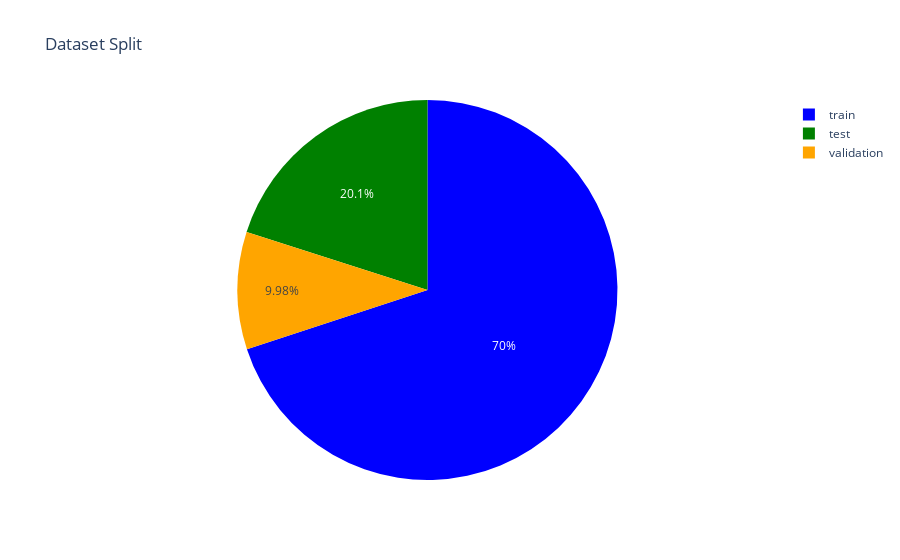

The cell this chart's notebook holds for it:
### Code cell
import plotly.express as px
import pandas as pd

# Assuming you have separate lists for "Set" and "Count"
sets = ["train", "test", "validation"]
counts = [1472, 422, 210]

# Create the DataFrame
df_sets = pd.DataFrame({'Set': sets, 'Count': counts})

# Create the pie chart
fig = px.pie(df_sets, 
             values='Count', 
             names='Set', 
             title='Dataset Split',
             color='Set',
             color_discrete_map={'train': 'blue', 'test': 'green', 'validation': 'orange'}  # Optionally specify color for each set
            )
plt.savefig(f'outputs/v1/pie_chart.png')
# Show the chart
fig.show()

### Figure 1 — Plotly figure (JSON) as saved in the notebook; plotly's stock layout.template omitted (floating-point values rounded to 4 significant figures)
{"data": [{"customdata": [["train"], ["test"], ["validation"]], "domain": {"x": [0, 1], "y": [0, 1]}, "hovertemplate": "Set=%{customdata[0]}<br>Count=%{value}<extra></extra>", "labels": ["train", "test", "validation"], "legendgroup": "", "marker": {"colors": ["blue", "green", "orange"]}, "name": "", "showlegend": true, "type": "pie", "values": [1472, 422, 210]}], "layout": {"legend": {"tracegroupgap": 0}, "title": {"text": "Dataset Split"}}}
